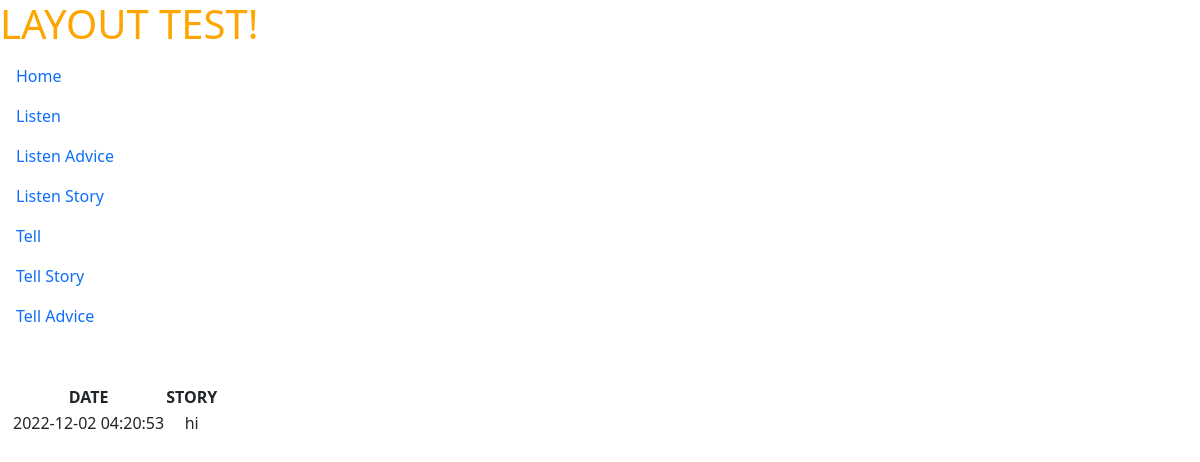
/listen_story, run on an earlier commit of the app's database.
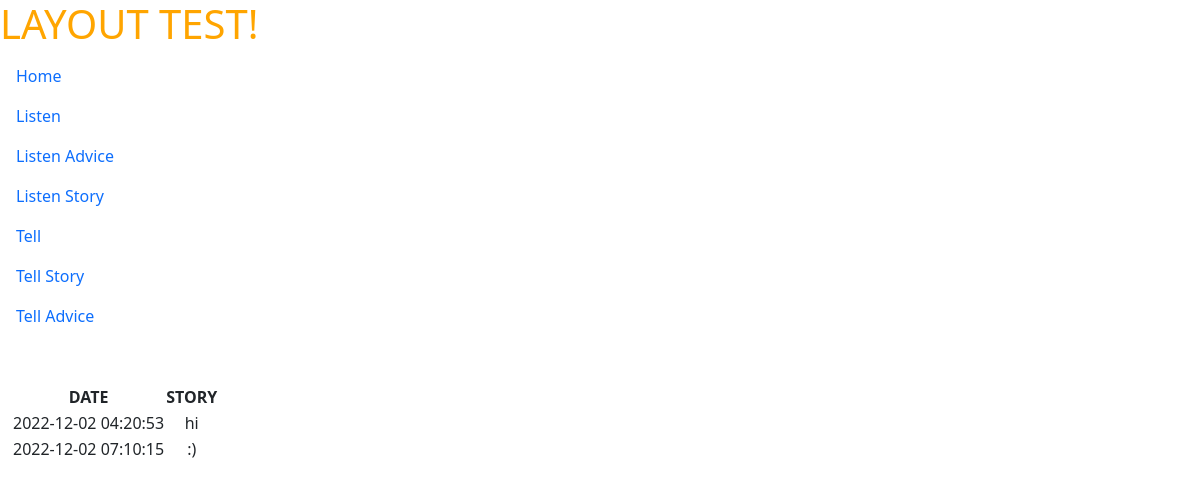
And on a later commit of the database.
### tables this page shows
CREATE TABLE post (
                    post_id INTEGER NOT NULL UNIQUE,
                    post_entry TEXT NOT NULL,
                    post_time DATETIME NOT NULL DEFAULT CURRENT_TIMESTAMP,
                    post_replyability text,
                    PRIMARY KEY(post_id AUTOINCREMENT)
                );

### app.py (the view)
@app.route("/listen_story", methods=["GET", "POST"])
def listen_story():
    stories = db.execute("SELECT * FROM post ORDER BY post_time")
    return render_template("listen_story.html", stories=stories)

### templates/listen_story.html (shortened to what this page needs)
{% extends "layout.html" %}
{% block main %}
<table>
    <thead>
        <tr>
        <th>DATE</th>
        <th>STORY</th>
        </tr>
    </thead>
    <tbody>
        {% for i in stories %}
        <tr>
            <td>{{ i.post_time }}</td>
            <td>{{ i.post_entry }}</td>
        </tr>
        {% endfor %}
    </tbody>
</table>
{% endblock %}

What changed in the data, as far as the page shows it:
added post: post_time "2022-12-02 07:10:15", post_entry ":)"
